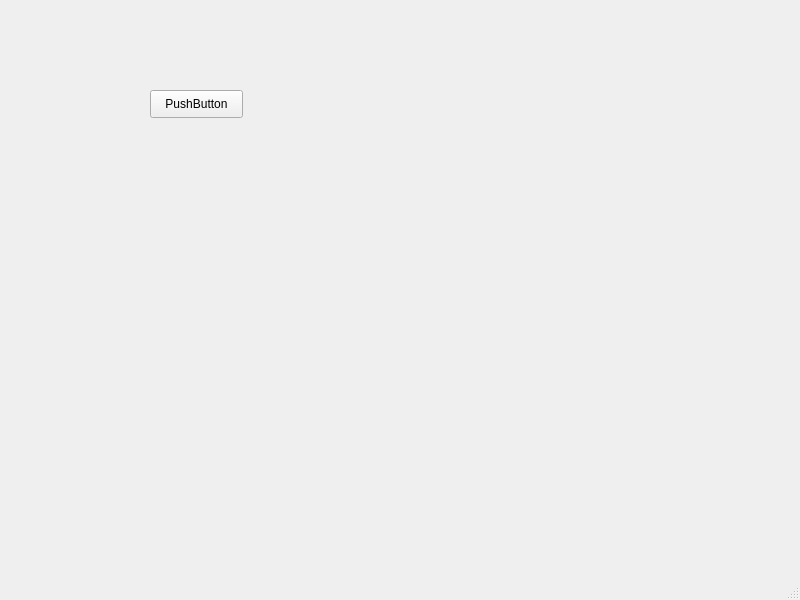
<?xml version="1.0" encoding="UTF-8"?>
<ui version="4.0">
 <class>MainWindow</class>
 <widget class="QMainWindow" name="MainWindow">
  <property name="geometry">
   <rect>
    <x>0</x>
    <y>0</y>
    <width>800</width>
    <height>600</height>
   </rect>
  </property>
  <property name="windowTitle">
   <string>MainWindow</string>
  </property>
  <widget class="QWidget" name="centralwidget">
   <widget class="QPushButton" name="pushButton">
    <property name="geometry">
     <rect>
      <x>150</x>
      <y>90</y>
      <width>93</width>
      <height>28</height>
     </rect>
    </property>
    <property name="text">
     <string>PushButton</string>
    </property>
   </widget>
  </widget>
  <widget class="QMenuBar" name="menubar">
   <property name="geometry">
    <rect>
     <x>0</x>
     <y>0</y>
     <width>800</width>
     <height>21</height>
    </rect>
   </property>
  </widget>
  <widget class="QStatusBar" name="statusbar"/>
 </widget>
 <resources/>
 <connections/>
</ui>
